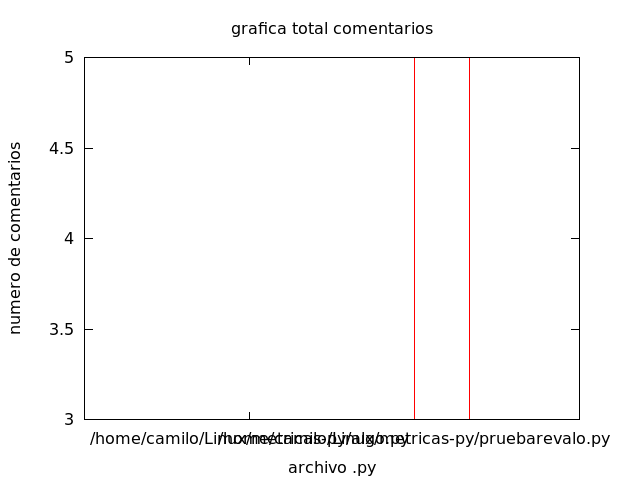

Recreate this plot in gnuplot.
set terminal pngcairo 
set output "comments.png"
set ylabel "numero de comentarios"
set xlabel "archivo .py"
set title "Grafica total comentarios"
plot "Comments.txt" u 2:xtic(1) w histogram notitle 

